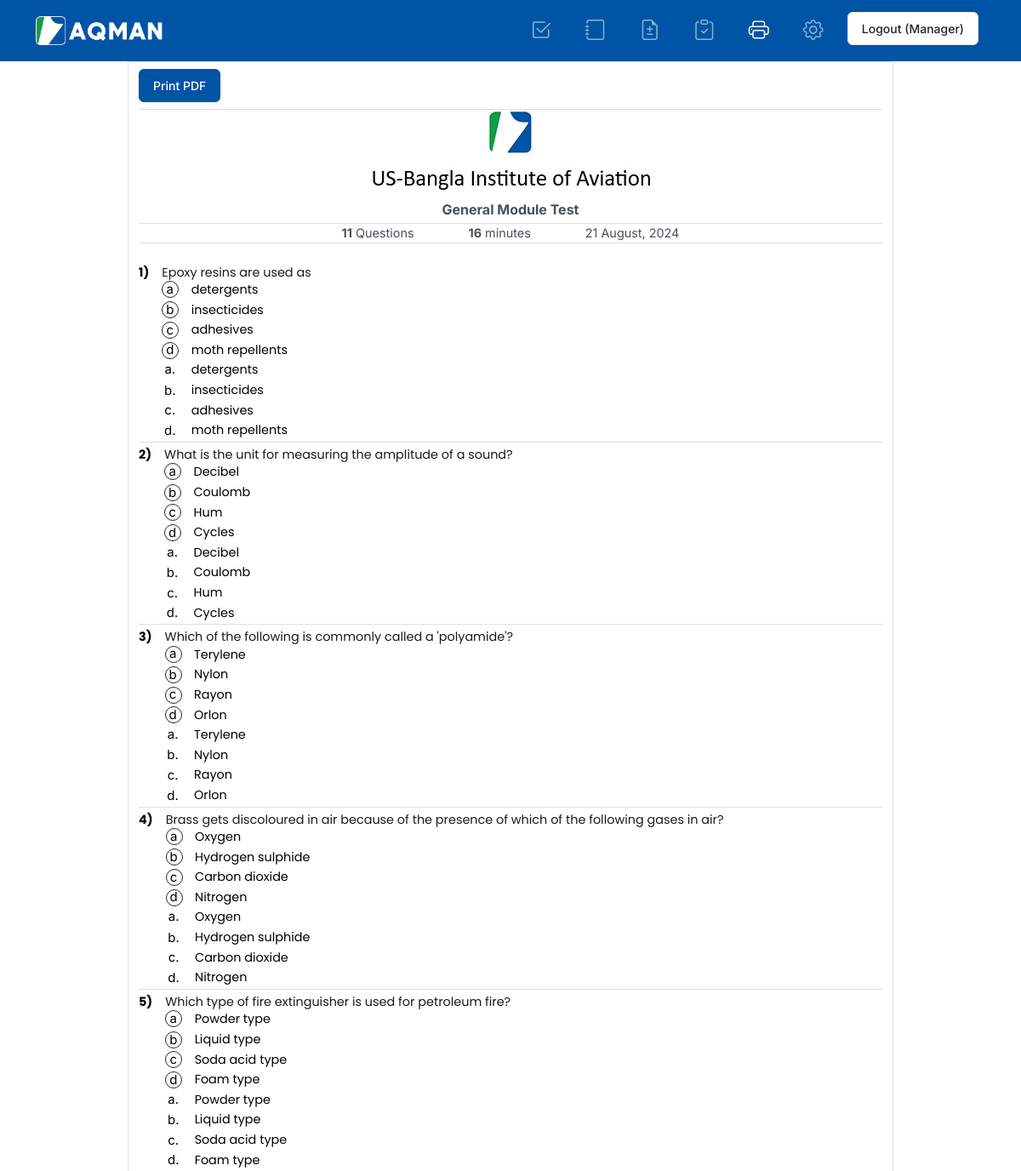
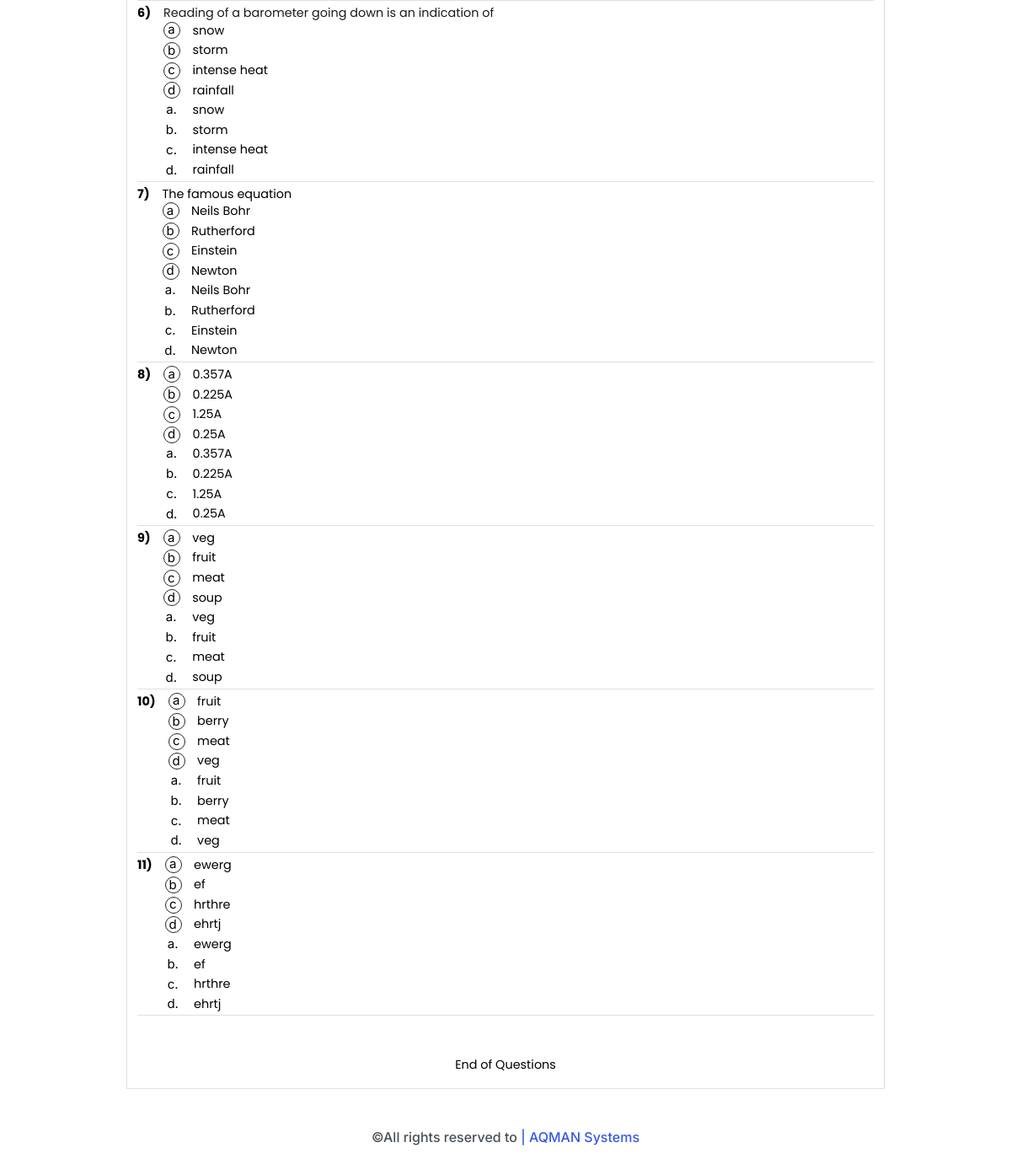
The app's page /printQuestion/ (signed in) with its own data (2 pictures, top to bottom).
### qBank/models.py (models this page shows)
class question(models.Model):
    question_id=models.CharField(primary_key=True, max_length=100, default=genID, editable=False)
    submitter_id=models.ForeignKey(member, on_delete=models.PROTECT)
    question_title=models.TextField(null=False, default="No title submitted")
    module_no=models.IntegerField(null=False, default=0)
    chapter_no=models.IntegerField(null=False, default=0)
    topic_no=models.IntegerField(null=False, default=0)
    sub_topic_no=models.IntegerField(null=False, default=0)
    question_text=models.TextField()
    choice_1=models.TextField(null=False, default="No choice submitted")
    choice_2=models.TextField(null=False, default="No choice submitted")
    choice_3=models.TextField(null=False, default="No choice submitted")
    choice_4=models.TextField(null=False, default="No choice submitted")
    answer=models.TextField(default="No answer submitted",null=False)
    question_status=models.CharField(max_length=100, default="pending")
    submission_date=models.DateTimeField(auto_now_add=True)

### qBank/views.py (the view)
# urls.py: path('printQuestion/', qBank_func.managerPrintQuestion,name='printQuestion'),
def managerPrintQuestion(request):
    if request.user.is_authenticated and request.user.role=='manager':
        questions=question.objects.all()
        questions= questions.order_by('module_no','chapter_no','topic_no','sub_topic_no') #('SELECT module_no*1000+chapter_no*100+topic_no*10+sub_topic_no as refNum from qBank_question ORDER BY refNum ASC;')
        totalQuestions=questions.count()
        examDuration=int(totalQuestions*1.5)
        examDate=datetime.now().strftime("%d %B, %Y")
        nameOfExam="General Module Test"
        context={'questions':questions,'totalQuestions':totalQuestions,'examDuration':examDuration,'examDate':examDate,'nameOfExam':nameOfExam}
        return render(request,'manager/managerPrintQuestion.html',context)
    else:
        return redirect('loginPage')

### qBank/context_processors.py (called while the page is built)
def custom_context_variables(request):
    return {
        'client_domain':client_domain_url,
    }

### templates/manager/managerPrintQuestion.html (shortened to what this page needs)
{% extends 'manager/printingPageBase.html'%}
{%block nav%}
{% include 'manager/navManager.html'%}
{%endblock%}
{% block main %}
<div  class="container w-75 border border-subtle-dark">
    <div class="d-flex justify-content-start">
        <button class="btn btn-info mt-2 mb-2" id="printBtn">Print PDF</button>
    </div>
    <hr>
    <div>
        <div id="page" >
            <div class="img-fluid text-center w-100">
                <img src="{{img}}/header.jpg" alt="" class="img-fluid m-0">
                <p style="margin: 8px 0 0 0!important;font-size:1rem!important;"><b>{{nameOfExam}}</b></p>
            </div>
            <hr class="mt-1">
            <div class="d-flex flex-row justify-content-center">
                <div class="examInfo" style="margin: 0 2rem 0 2rem!important ;"><p><b>{{totalQuestions}}</b> Questions</p></div>
                <div class="examInfo" style="margin: 0 2rem 0 2rem!important ;"><p><b>{{examDuration}}</b> minutes</p></div>
                <div class="examInfo" style="margin: 0 2rem 0 2rem!important ;"><p>{{examDate}}</p></div>
            </div>
            <hr class="mb-4">
            {% for question in questions %}
            <div class="question mb-1">
                <div class="questionText d-flex flex-row">
                    <b class="bulletPoint smallFont">{{forloop.counter}})</b>
                    <div class="d-flex flex-column">
                        <div  id= '{{question.question_id}}' class="questionList_item" data-qBody="{{question.question_text}}"></div>
                        <div class="questionOptions" style="padding-left: 15px;">
                            <div class="circleStyle">
                                <div class="d-flex flex-row align-items-cente" style="margin-bottom: 2px;">
                                    <div class="border border-dark rounded-circle mcqOp d-flex justify-content-center align-items-center">a</div>
                                    <p class="m-0 p-0 qChoice">&emsp;{{question.choice_1}}</p>
                                </div>
                                <div class="d-flex flex-row align-items-center" style="margin-bottom: 2px;">
                                    <div class="border border-dark rounded-circle mcqOp d-flex justify-content-center align-items-center">b</div>
                                    <p class="m-0 p-0 qChoice">&emsp;{{question.choice_2}}</p>
                                </div>
                                <div class="d-flex flex-row align-items-center" style="margin-bottom: 2px;">
                                    <div class="border border-dark rounded-circle mcqOp d-flex justify-content-center align-items-center">c</div>
                                    <p class="m-0 p-0 qChoice">&emsp;{{question.choice_3}}</p>
                                </div>
                                <div class="d-flex flex-row align-items-center" style="margin-bottom: 2px;">
                                    <div class="border border-dark rounded-circle mcqOp d-flex justify-content-center align-items-center">d</div>
                                    <p class="m-0 p-0 qChoice">&emsp;{{question.choice_4}}</p>
                                </div>
                            </div>
                            <div class="pointStyle">
                                <div class="d-flex flex-row align-items-cente" style="margin-bottom: 2px;">
                                    <div class="mcqOp d-flex justify-content-center align-items-center">a.</div>
                                    <p class="m-0 p-0 qChoice">&emsp;{{question.choice_1}}</p>
                                </div>
                                <div class="d-flex flex-row align-items-center" style="margin-bottom: 2px;">
                                    <div class="mcqOp d-flex justify-content-center align-items-center">b.</div>
                                    <p class="m-0 p-0 qChoice">&emsp;{{question.choice_2}}</p>
                                </div>
                                <div class="d-flex flex-row align-items-center" style="margin-bottom: 2px;">
                                    <div class="mcqOp d-flex justify-content-center align-items-center">c.</div>
                                    <p class="m-0 p-0 qChoice">&emsp;{{question.choice_3}}</p>
                                </div>
                                <div class="d-flex flex-row align-items-center" style="margin-bottom: 2px;">
                                    <div class="mcqOp d-flex justify-content-center align-items-center">d.</div>
                                    <p class="m-0 p-0 qChoice">&emsp;{{question.choice_4}}</p>
                                </div>
                            </div>
                        </div>
                    </div>
                </div>
                <hr>
            </div>
            {%endfor%}
            <div class="text-center smallFont mt-5"><P>End of Questions</P></div>
        </div>
    </div>
</div>
{% endblock %}

### templates/manager/printingPageBase.html (shortened to what this page needs)
{% load static %}
{% static "" as baseUrl %}
{% static "images" as img %}
{% static "css" as css %}
{% static "fonts" as fonts %}
{% static "js" as js %}
<!DOCTYPE html>
<html>
<head>
  <link rel="stylesheet" href="{{css}}/style.css">
  <link rel="stylesheet" href="{{css}}/bootstrap_uit.min.css">
  <link rel="stylesheet" href="https://cdn.jsdelivr.net/npm/bootstrap-icons@1.3.0/font/bootstrap-icons.css">
  <link rel="stylesheet" href="{{css}}/toastr.min.css">
  <link rel="stylesheet" href="https://cdn.jsdelivr.net/npm/katex@0.16.2/dist/katex.min.css"
>
  <link rel="stylesheet" href="{{css}}/quill.snow.css">
  <link rel="stylesheet" href="{{css}}/mathquill.css">
  <link rel="stylesheet" href="{{css}}/mathquill4quill.css">
</head>
<body>
    {% block nav %}{% endblock %}
    {% block main %}{% endblock %}
  <footer class="text-center h6 mt-5">
    <div class="">
      <p>&copy;All rights reserved to <a target="_blank" href="https://www.maksud.xyz" class=""
        style="text-decoration: none;">| AQMAN Systems</a></p>
    </div>
    <div style="height: 2rem;"></div>
  </footer>
</body>
</html>

### templates/manager/navManager.html (shortened to what this page needs)
<nav class="navbar navbar-expand-lg bg-info" data-bs-theme="dark">
  <div class="container">
    <div class="d-flex flex-row justify-content-between col">
      <div>
        <a class="" href="{%url 'home'%}"><img class="" style="max-width:150px; min-width:150px;" src="{{img}}/aqman.png" alt=""
            srcset=""></a>
      </div>
    </div>
    <div class="collapse navbar-collapse" id="navbarColor01">
      <ul class="navbar-nav ms-auto">
        <li class="nav-item">
          <a id="navMenuItem1" class="nav-link" href="{%url 'approvalPoint'%}" data-bs-toggle="tooltip" data-bs-placement="bottom" data-bs-title="Approval Point"><i class="bi bi-check2-square h4"></i></a>
        </li>
        <li class="nav-item">
          <a id="navMenuItem2" class="nav-link" href="{%url 'home'%}" data-bs-toggle="tooltip" data-bs-placement="bottom" data-bs-title="Question Bank"><i class="bi bi-journal h4"></i></a>
        </li>
        <li class="nav-item">
          <a id="navMenuItem3" class="nav-link" href="{%url 'managerEditRequest'%}" data-bs-toggle="tooltip" data-bs-placement="bottom" data-bs-title="Edit Request"><i class="bi bi-file-earmark-diff h4"></i></a>
        </li>
        <li class="nav-item">
          <a id="navMenuItem4" class="nav-link" href="{%url 'managerSetExam'%}" data-bs-toggle="tooltip" data-bs-placement="bottom" data-bs-title="Set Exam"><i class="bi bi-clipboard-check h4"></i></a>
        </li>
        <li class="nav-item">
          <a id="navMenuItem5" class="nav-link" href="{%url 'printQuestion'%}" data-bs-toggle="tooltip" data-bs-placement="bottom" data-bs-title="Test Print"><i class="bi bi-printer h4"></i></a>
        </li>
        <li class="nav-item">
          <a id="navMenuItem6" class="nav-link" href="{%url 'managerSettings'%}" data-bs-toggle="tooltip" data-bs-placement="bottom" data-bs-title="Settings"><i class="bi bi-gear h4"></i></a>
        </li>
        <li class="nav-item">
          <form class="d-flex" action="{%url 'logout'%}">
            <button class="btn btn-secondary" type="submit">Logout ({{ request.session.userName }})</button>
          </form>
        </li>
      </ul>
    </div>
  </div>
</nav>

### static_user/css/style.css (style rules this page uses)
:root { --light-dark: #494949; }
html, body { margin: 0; padding: 0 ; height: 100%; }

### static_user/css/quill.snow.css (style rules this page uses)
.ql-container { box-sizing: border-box; font-family: Helvetica, Arial, sans-serif; font-size: 13px; height: 100%; margin: 0px; position: relative; }

### templates/manager/printingPageBase.html (style rules this page uses)
.ql-editor, .ql-formula, .qChoice, .smallFont { font-family: 'Poppins', sans-serif; font-size: 0.9rem!important; color: black; }
.question { break-inside: avoid; }
.mcqOp { height: 20px; width: 20px!important; padding-bottom: 2px; padding-top: 2px; padding-right: 1px; font-size: 15px; color: black; }
hr { margin: 0!important; border-top: 1px solid rgba(0, 0, 0, 0.5)!important; }
.examInfo>p { font-size: 0.9rem; margin: 0!important; }
.bulletPoint { font-size: 0.9rem; color: black; }

### records on screen
question: choice_1 "detergents", choice_2 "insecticides", choice_3 "adhesives", choice_4 "moth repellents"
question: choice_1 "Decibel", choice_2 "Coulomb", choice_3 "Hum", choice_4 "Cycles"
question: choice_1 "Terylene", choice_2 "Nylon", choice_3 "Rayon", choice_4 "Orlon"
question: choice_1 "Oxygen", choice_2 "Hydrogen sulphide", choice_3 "Carbon dioxide", choice_4 "Nitrogen"
question: choice_1 "Powder type", choice_2 "Liquid type", choice_3 "Soda acid type", choice_4 "Foam type"
question: choice_1 "snow", choice_2 "storm", choice_3 "intense heat", choice_4 "rainfall"
question: choice_1 "Neils Bohr", choice_2 "Rutherford", choice_3 "Einstein", choice_4 "Newton"
question: choice_1 "0.357A", choice_2 "0.225A", choice_3 "1.25A", choice_4 "0.25A"
question: choice_1 "veg", choice_2 "fruit", choice_3 "meat", choice_4 "soup"
question: choice_1 "fruit", choice_2 "berry", choice_3 "meat", choice_4 "veg"
question: choice_1 "ewerg", choice_2 "ef", choice_3 "hrthre", choice_4 "ehrtj"

### other values on screen
{{ request.session.userName }} "Manager"
{{ nameOfExam }} "General Module Test"
{{ totalQuestions }} "11"
{{ examDuration }} "16"
